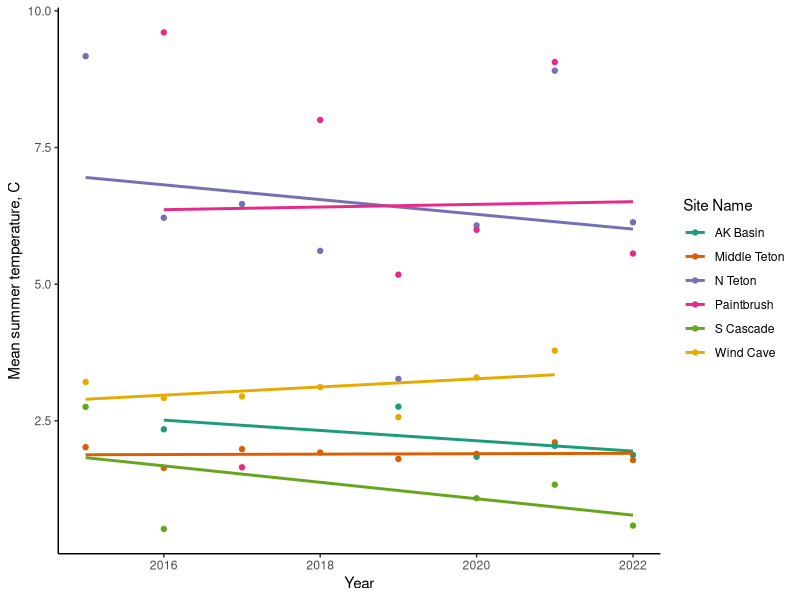
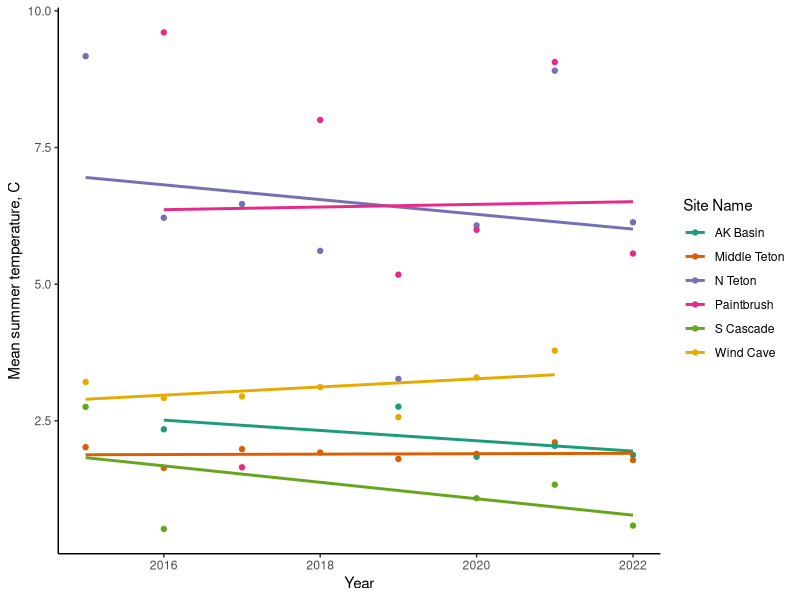
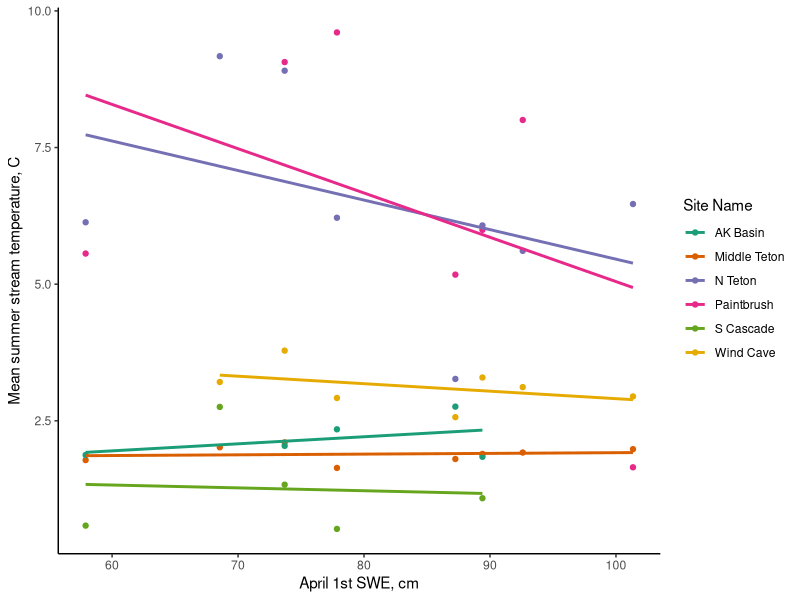
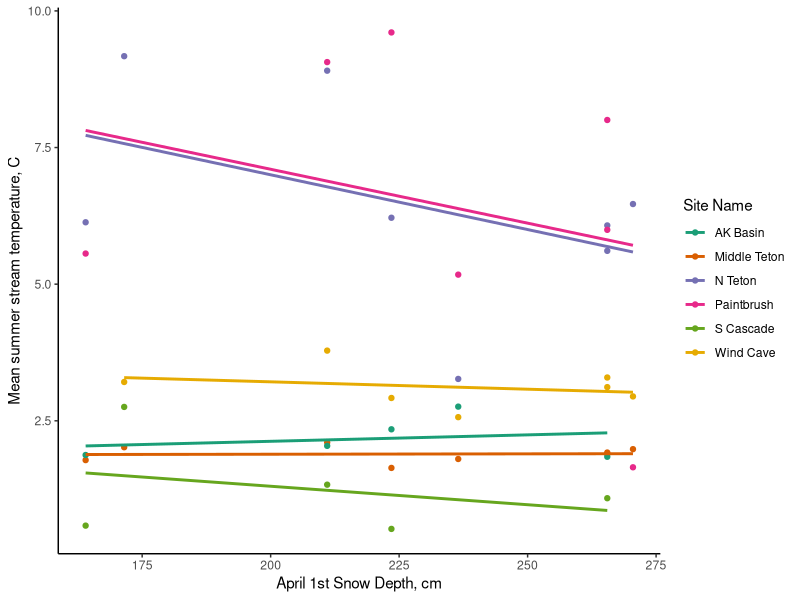
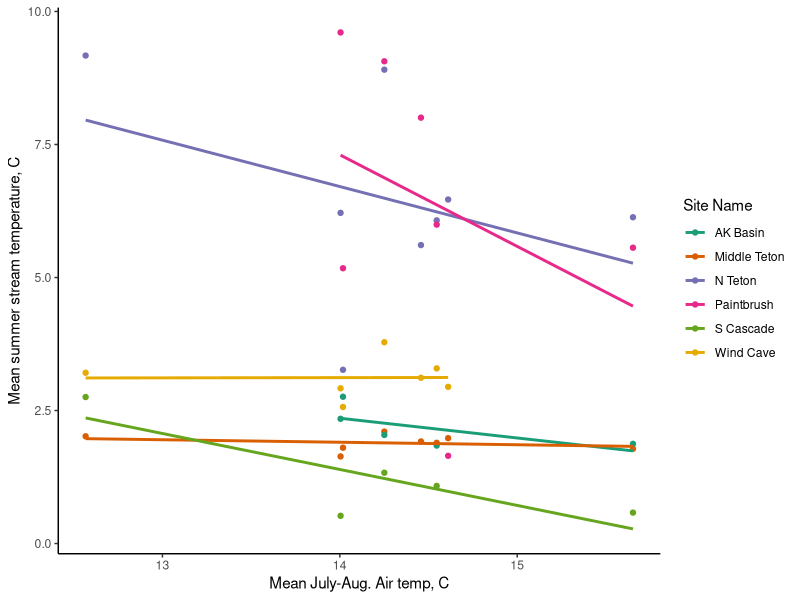
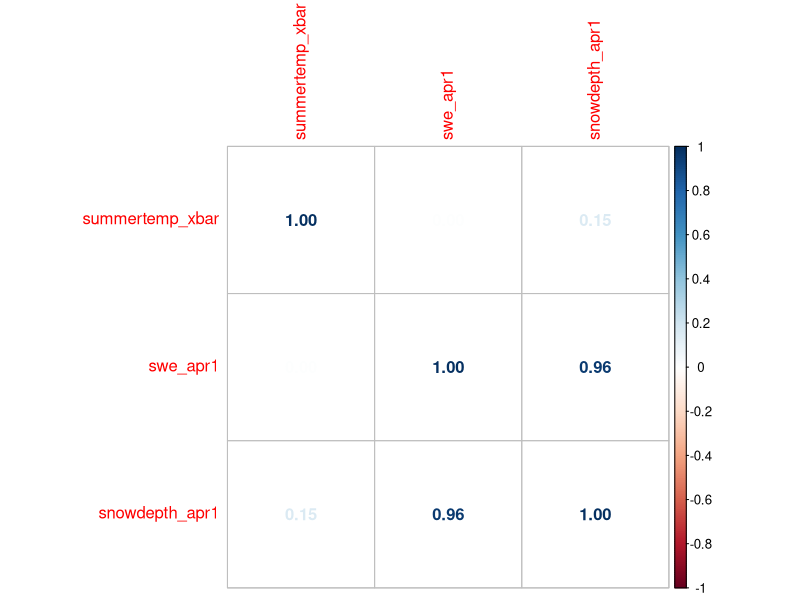
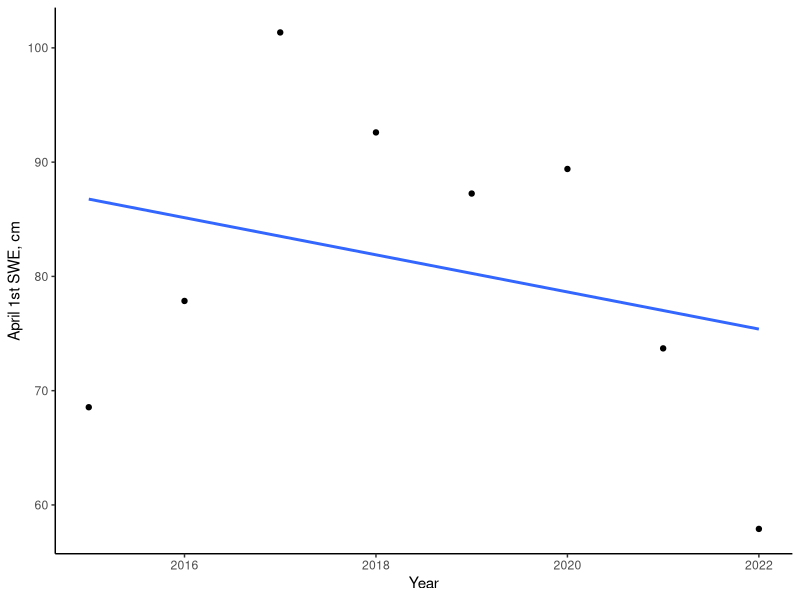
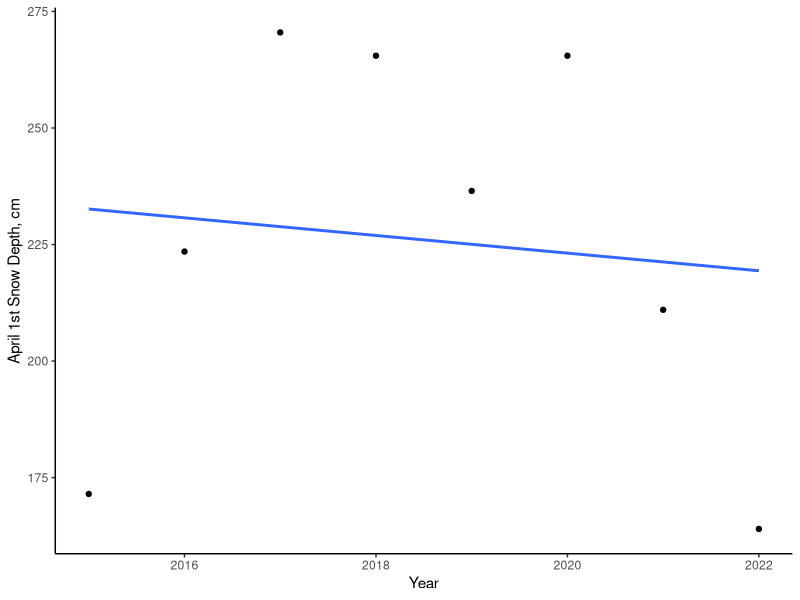

Write R code to recreate these figures, in order.
## ---- chunk 1
#Loading Packages
library(tidyverse) #For data wrangling
library(lubridate) #For working with dates
library(ggplot2) #Plotting
library(RColorBrewer)
library(patchwork)
library(corrplot)
library(broom)
## ---- chunk 2
ak_basin <- read.csv("Temperature/cleaned_csv/ak_basin_south.csv")
middle_teton <- read.csv("Temperature/cleaned_csv/middle_teton.csv")
n_teton <- read.csv("Temperature/cleaned_csv/n_fork_teton.csv")
paintbrush <- read.csv("Temperature/cleaned_csv/paintbrush.csv")
s_cascade <- read.csv("Temperature/cleaned_csv/s_cascade.csv")
wind_cave <- read.csv("Temperature/cleaned_csv/wind_cave.csv")
## ---- chunk 3
#AK Basin:

ak_basin_pivot <- ak_basin %>%
 select(Date, temp_2015:temp_2022)%>% #remove unnecessary cols
  pivot_longer(!c(Date), names_to = "meas_date", values_to = "ak_basin_temp")%>% #pivot longer - make new columns for year and temp, one row for each date for each year
  mutate(year = substr(meas_date,6, 9), #remove "temp_" at beginning of each year to get year column
         dmy_date = paste(Date, year, sep = "-"), #create intermediate date column with year, month, and day
         date_final = as.Date(dmy_date, format = "%d-%b-%Y") #convert intermediate to new date column with as.Date
         )%>% 
  select(-meas_date, -dmy_date, -Date)#%>% #remove intermediate/redundant date columns
  #filter(!is.na(date_final)) #remove extra rows with no date

#Middle Teton

middle_teton_pivot <- middle_teton %>%
  select(Date, temp_2015:temp_2022)%>% #remove unnecessary cols
  pivot_longer(!c(Date), names_to = "meas_date", values_to = "mid_teton_temp")%>% #pivot longer - make new columns for year and temp, one row for each date for each year
  mutate(year = substr(meas_date,6, 9), #remove "temp_" at beginning of each year to get year column
         dmy_date = paste(Date, year, sep = "-"), #create intermediate date column with year, month, and day
         date_final = as.Date(dmy_date, format = "%d-%b-%Y") #convert intermediate to new date column with as.Date
         )%>% 
  select(-meas_date, -dmy_date, -Date)%>% #remove intermediate/redundant date columns
  filter(!is.na(date_final)) #remove extra rows with no date

# N Teton

n_teton_pivot <- n_teton %>%
  select(Date, temp_2015:temp_2022)%>% #remove unnecessary cols
  pivot_longer(!c(Date), names_to = "meas_date", values_to = "n_teton_temp")%>% #pivot longer - make new columns for year and temp, one row for each date for each year
  mutate(year = substr(meas_date,6, 9), 
         dmy_date = paste(Date, year, sep = "-"), 
         date_final = as.Date(dmy_date, format = "%d-%b-%Y")
         )%>% #remove "temp_" at beginning of each year
  select(-meas_date, -dmy_date, -Date)%>%
  filter(!is.na(date_final)) #remove extra rows with no date

# Paintbrush

paintbrush_pivot <- paintbrush %>%
 select(Date, temp_2015:temp_2022)%>% #remove unnecessary cols
  pivot_longer(!c(Date), names_to = "meas_date", values_to = "paintbrush_temp")%>% #pivot longer - make new columns for year and temp, one row for each date for each year
  mutate(year = substr(meas_date,6, 9), 
         dmy_date = paste(Date, year, sep = "-"), 
         date_final = as.Date(dmy_date, format = "%d-%b-%Y")
         )%>% #remove "temp_" at beginning of each year
  select(-meas_date, -dmy_date, -Date)%>%
  filter(!is.na(date_final)) #remove extra rows with no date

# S cascade:

s_cascade_pivot <- s_cascade  %>%
  select(Date, temp_2015:temp_2022)%>% #remove unnecessary cols
  pivot_longer(!c(Date), names_to = "meas_date", values_to = "s_cascade_temp")%>% #pivot longer - make new columns for year and temp, one row for each date for each year
  mutate(year = substr(meas_date,6, 9), 
         dmy_date = paste(Date, year, sep = "-"), 
         date_final = as.Date(dmy_date, format = "%d-%b-%Y")
         )%>% #remove "temp_" at beginning of each year
  select(-meas_date, -dmy_date, -Date)%>%
  filter(!is.na(date_final)) #remove extra rows with no date

# Wind Cave: 

wind_cave_pivot <- wind_cave %>%
  select(Date, Year, Temp)%>%
  rename(year = Year, windcave_temp = Temp)%>%
  mutate(dmy_date = paste(Date, year, sep = "-"), 
         date_final = as.Date(dmy_date, format = "%d-%b-%Y"), 
         )%>%
  select(-dmy_date, -Date)%>%
  arrange(date_final)

## ---- chunk 4
teton_temps <- merge(middle_teton_pivot, ak_basin_pivot)%>% 
  merge(n_teton_pivot)%>%
  merge(paintbrush_pivot)%>%
  merge(s_cascade_pivot)%>%
  merge(wind_cave_pivot, all.x = T) # Merge all 6 sites; all.x command for final merge keeps all 752 obs for each year. 
## ---- chunk 5
mean_temps <- teton_temps %>%
  mutate(month = month(date_final))%>% #creating month column
  filter(month == 7|month == 8)%>% #filtering for ONLY July and August 
  group_by(year)%>% #group by year
  summarise(
    mid_teton_xbar = mean(mid_teton_temp, na.rm = T), 
    ak_basin_xbar = mean(ak_basin_temp, na.rm = T), 
    n_teton_xbar = mean(n_teton_temp, na.rm = T), 
    paintbrush_xbar = mean(paintbrush_temp, na.rm = T), 
    s_cascade_xbar = mean(s_cascade_temp, na.rm = T), 
    windcave_xbar = mean(windcave_temp, na.rm = T) #calculate average summer temp for each year, removing missing obs.
  )%>%
  pivot_longer(!year, names_to = "site", values_to = "mean_temp")%>% #pivot longer to get one column for site, one for mean temp, one row for each year
  mutate(year = as.numeric(year)) #recode year column as number instead of character
## ---- chunk 6
temp.line <- ggplot(mean_temps, aes(x = year, y = mean_temp, color = site))+
  geom_point()+
  geom_smooth(se = F, method = "lm")+
  theme_classic()+
  labs(x = "Year", y = "Mean summer temperature, C", color = "Site Name")+
  scale_color_manual(values = brewer.pal(6, "Dark2"), labels = c("AK Basin", "Middle Teton", "N Teton", "Paintbrush", "S Cascade", "Wind Cave"))
temp.line
## ---- chunk 7
temps_nested <- mean_temps %>%
  nest(data = -site) #create new nested dataframe with one column for site, one column for data - data entries for each site include year and mean temp. 
## ---- chunk 8
temp_models <- temps_nested %>%
  mutate(model = map(data, ~lm(mean_temp~year, data = .)%>% #run a model of temp~year for each site (referenced by "."); store results in new column called "model"
                     tidy))%>% #tidy function to construct a summary table with model results (seperate tables for each site)
  unnest(model) %>% #unnest model column to get rows for each site, columns for model metrics
  filter(term == "year")  #remove intercept term to just get info on year for each site
temp_models
## ---- chunk 9
temp.line
## ---- chunk 10
snotel <- read.csv("teton_snotel.csv")%>% #read in file
  mutate(date = as.Date(date, format = "%m/%d/%y"), #re-code date column as R date obj
         airtemp_c = as.numeric(airtemp_c), #recode air temperature as numeric
         snowdepth_cm = as.numeric(snowdepth_cm)) 
## ---- chunk 11
snotel_xbars <- snotel %>%
  group_by(date)%>% # group by date
  summarise(swe_xbar  = mean(swe_cm, na.rm = T), 
            snowdepth_xbar = mean(snowdepth_cm, na.rm = T),
            airtemp_xbar = mean(airtemp_c, na.rm = T))%>% #calculate means across both sites for each date
 mutate(year = year(date), 
        month = month(date), 
        day = day(date)) #add columns with year, month, and day
## ---- chunk 12
snow <- snotel_xbars %>%
  filter(month == 4 & day == 1)%>% #filter out observations for april 1st of each year
  select(year, swe_xbar, snowdepth_xbar)%>% #select year, swe, and snow depth measurements; drop other cols
  rename(swe_apr1 = swe_xbar, snowdepth_apr1 = snowdepth_xbar) #rename swe and snowdepth cols 
## ---- chunk 13
air <- snotel_xbars %>%
  filter(month == 7 | month == 8) %>% #filter for just July and August 
  group_by(year) %>% #group by year
  summarise(summertemp_xbar = mean(airtemp_xbar))%>% #calculate mean summer air temp
  select(year, summertemp_xbar) #select year and summer temp for easier merge
## ---- chunk 14
snotel_final <- merge(snow, air) # merge snowpack and air temp info

summer_complete <- merge(mean_temps, snotel_final) #add snowpack and temp info to mean_temps dataframe
## ---- chunk 15
stream.swe <- ggplot(summer_complete, aes(x = swe_apr1, y = mean_temp, color = site))+
  geom_point()+
  geom_smooth(se = F, method = "lm")+
  theme_classic()+
  labs(x = "April 1st SWE, cm", y = "Mean summer stream temperature, C", color = "Site Name")+
  scale_color_manual(values = brewer.pal(6, "Dark2"), labels = c("AK Basin", "Middle Teton", "N Teton", "Paintbrush", "S Cascade", "Wind Cave"))
stream.swe

stream.sd <- ggplot(summer_complete, aes(x = snowdepth_apr1, y = mean_temp, color = site))+
  geom_point()+
  geom_smooth(se = F, method = "lm")+
  theme_classic()+
  labs(x = "April 1st Snow Depth, cm", y = "Mean summer stream temperature, C", color = "Site Name")+
  scale_color_manual(values = brewer.pal(6, "Dark2"), labels = c("AK Basin", "Middle Teton", "N Teton", "Paintbrush", "S Cascade", "Wind Cave"))
stream.sd

stream.air <- ggplot(summer_complete, aes(x = summertemp_xbar, y = mean_temp, color = site))+
  geom_point()+
  geom_smooth(se = F, method = "lm")+
  theme_classic()+
  labs(x = "Mean July-Aug. Air temp, C", y = "Mean summer stream temperature, C", color = "Site Name")+
  scale_color_manual(values = brewer.pal(6, "Dark2"), labels = c("AK Basin", "Middle Teton", "N Teton", "Paintbrush", "S Cascade", "Wind Cave"))
stream.air
## ---- chunk 16
covariates <- summer_complete %>%
  select(summertemp_xbar, swe_apr1, snowdepth_apr1) # New dataframe with just covariates of interest

M <- cor(covariates) #calculate correlation matrix with the "cor" function (stats package)

corrplot(M, method = "number") #plot the correlation matrix with the corrplot package
## ---- chunk 17
summer_nested <- summer_complete %>%
  nest(data = -site) #create new nested dataframe with one column for site, one column for data - data entries for each site include year and mean temp. 
## ---- chunk 18
summer_models <- summer_nested %>%
  mutate(model = map(data, ~lm(mean_temp~swe_apr1+summertemp_xbar, data = .)%>% #run a model of temp~swe and summer temp for each site (referenced by "."); store results in new column called "model"
                     tidy))%>% #tidy function to construct a summary table with model results (seperate tables for each site)
  unnest(model) %>% #unnest model column to get rows for each site, columns for model metrics
  filter(term == "swe_apr1"|term == "summertemp_xbar")  #remove intercept term to just get info on swe and summer temp for each site
summer_models
## ---- chunk 19
swe.time <- ggplot(snotel_final, aes(x = year, y = swe_apr1))+
  geom_point()+
  geom_smooth(se = F, method = "lm")+
  theme_classic()+
  labs(x = "Year", y = "April 1st SWE, cm")
swe.time

sd.time <- ggplot(snotel_final, aes(x = year, y = snowdepth_apr1))+
  geom_point()+
  geom_smooth(se = F, method = "lm")+
  theme_classic()+
  labs(x = "Year", y = "April 1st Snow Depth, cm")
sd.time

air.time <- ggplot(snotel_final, aes(x = year , y = summertemp_xbar))+
  geom_point()+
  geom_smooth(se = F, method = "lm")+
  theme_classic()+
  labs(x = "Year", y = "Mean July-Aug. Air temp, C")
air.time
## ---- chunk 20
swe.lm <- lm(swe_apr1 ~ year, data = snotel_final)
summary(swe.lm)
## ---- chunk 21
sd.lm <- lm(snowdepth_apr1 ~ year, data = snotel_final)
summary(sd.lm)
## ---- chunk 22
air.lm <- lm(summertemp_xbar ~ year, data = snotel_final)
summary(air.lm)
